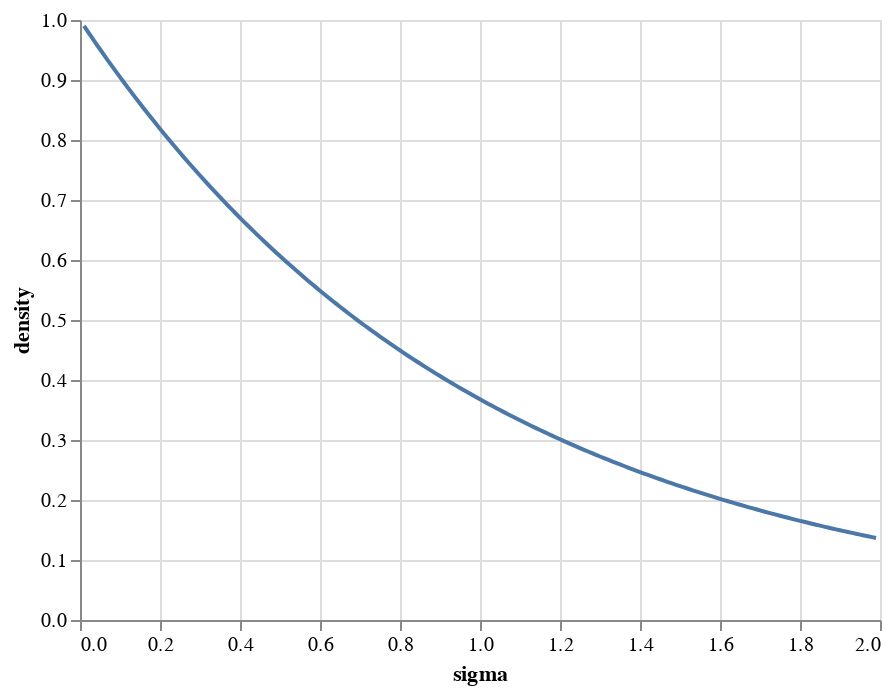

Write notebook code for a chart like this one.
### Markdown cell above
$$
\begin{align}
y & \sim \mathcal{N}(\beta_0 + \beta_1 x, \sigma) \\
\beta_0 & \sim \mathcal{N}(0, 10) \\
\beta_1 & \sim \mathcal{N}(0, 10) \\
\sigma & \sim \mathrm{Gamma}(1, 1) \\
\end{align}

### Code cell
altair.Chart(
    pd.DataFrame().assign(
        sigma=lambda df: torch.arange(0, 2, 0.01),
        density=lambda df: dist.Gamma(1, 1).log_prob(df["sigma"]).exp(),
    )
).mark_line().encode(x="sigma", y="density").interactive()

### Figure 1 — Vega-Lite specification as saved in the notebook (floating-point values rounded to 4 significant figures; data arrays with more than 128 entries replaced by an {"elided": "..."} marker saying what was removed)
{"config": {"view": {"continuousWidth": 400, "continuousHeight": 300}}, "data": {"name": "data-46e0f26b9e2c5f75f4edc8f9aecf22de"}, "mark": "line", "encoding": {"x": {"field": "sigma", "type": "quantitative"}, "y": {"field": "density", "type": "quantitative"}}, "selection": {"selector001": {"type": "interval", "bind": "scales", "encodings": ["x", "y"]}}, "$schema": "https://vega.github.io/schema/vega-lite/v4.17.0.json", "datasets": {"data-46e0f26b9e2c5f75f4edc8f9aecf22de": {"elided": "200 records"}}}
